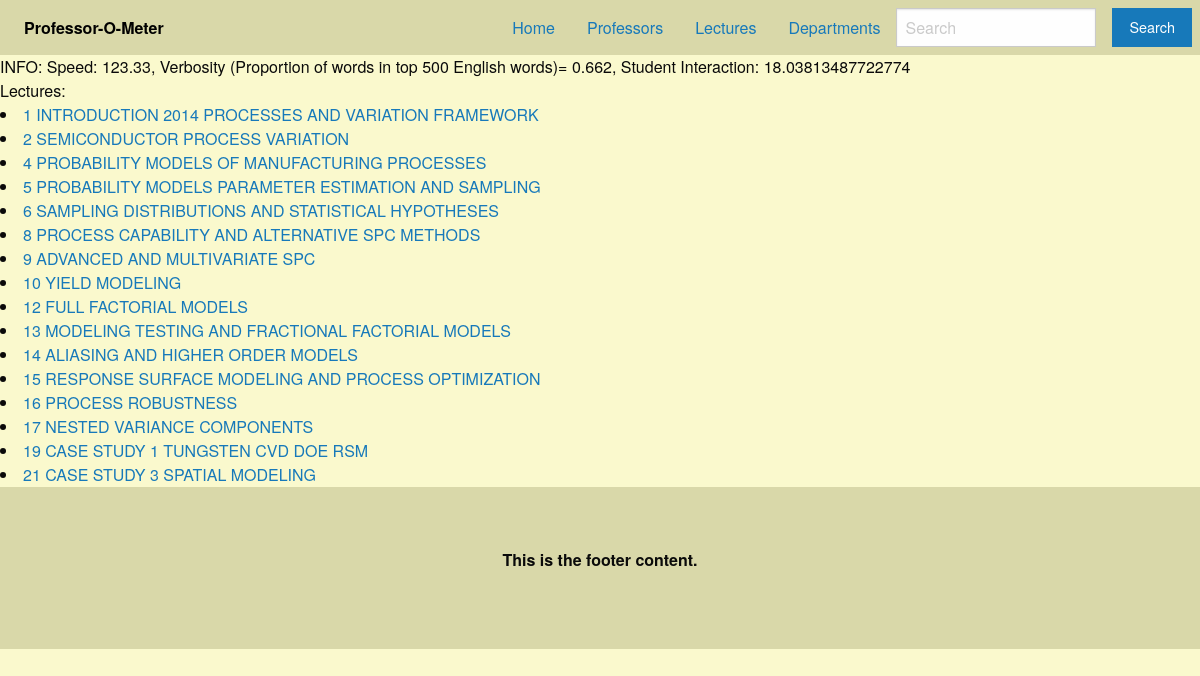
The app's page /prof/1 with its own data.
### tables this page shows
CREATE TABLE Professor(professor_id int primary key, professor text, speed int, vocabulary int, stu_interact int);

CREATE TABLE Lectures(Lecture_id int primary key, course_title text, lecture_title text, professor_id int, topic text, speed int, vocabulary int);

### app/__init__.py (the view)
@app.route("/prof/<prof_id>", methods=["GET"])
def prof_info(prof_id):
    prof_lectures = get_lectures_from_prof_id(prof_id)
    info = get_professor_info(prof_id)
    s=info[2] # Speed
    v=info[3] # vocab
    i=info[4] # student interaction
    return render_template("prof_info.html", ID=prof_id, LECTURES=prof_lectures, SPEED=s, VOCAB=v, INTERACTION=i)

### app/db.py (called while the page is built)
def get_professor_info(ID):
    c = db.cursor()
    c.execute("select * from Professor where (professor_id = ?)", (ID,))
    data = c.fetchall()
    c.close()
    if data == None :
        return []
    return data[0]

def get_lectures_from_prof_id(ID):
    c = db.cursor()
    c.execute("select Lecture_id,lecture_title from Lectures where (professor_id = ?)", (ID,))
    data = c.fetchall()
    c.close()
    if data == None :
        return []
    Titles = [[Title[0], Title[1]] for Title in data]
    return Titles

### app/templates/prof_info.html (shortened to what this page needs)
<!DOCTYPE html>
<html lang="en">
<head>
    <link rel="stylesheet" href="https://cdn.jsdelivr.net/npm/foundation-sites@6.7.5/dist/css/foundation.min.css">
    <link rel="stylesheet" href="static/css/stylesheet.css">
</head>
<body>
    <nav id="navbar" class="top-bar" data-topbar role="navigation">
      <div id="navbar" class="top-bar-left">
          <ul id="navbar" class="dropdown menu" data-responsive-menu="drilldown medium-dropdown">
          <li id="menu-text" class="menu-text">Professor-O-Meter</li>
          </ul>
      </div>
      <div id="navbar" class="top-bar-right">
          <ul id="navbar" class="dropdown menu" data-responsive-menu="drilldown medium-dropdown">
          <li><a href="/">Home</a></li>
          <li><a href="/professor">Professors</a></li>
          <li><a href="/lecture">Lectures</a></li>
          <li><a href="/departments">Departments</a></li>
          <ul class="menu">
              <li><form id="navbar" action="/result" class="search-form">
                  <input type="search" placeholder="Search" name="search"></li>
                  <li><button id="search_button" type="submit" class="button">Search</button>
              </form></li>
              </ul>
          </div>
      </nav>
    INFO: Speed: {{SPEED}}, Verbosity (Proportion of words in top 500 English words)= {{VOCAB}}, Student Interaction: {{INTERACTION}} <br>
    Lectures:
    {% for lecture in LECTURES %}
    <li><a href = {{ url_for( 'lecture_info' ,lecture_id = lecture[0])}}>
        {{lecture[1]}}
    </a></li>
    {% endfor %}
    <footer class="footer">
      <div class="grid-container">
          <div class="grid-x grid-padding-x">
          <div class="cell small-12">
              <p>This is the footer content.</p>
          </div>
          </div>
      </div>
  </footer>
</body>
</html>

### app/static/css/stylesheet.css (style rules this page uses)
#navbar { background-color: #d9d8a9; align-items: center; }
#menu-text { color: black }
.footer { background-color: #d9d8a9; padding: 60px; text-align: center; font-weight: bold; }
body { background-color: #faf9cd; }

### app/templates/prof_info.html (style rules this page uses)
#navbar { background-color: #d9d8a9; align-items: center; }
#menu-text { color: black }
.footer { background-color: #d9d8a9; padding: 60px; text-align: center; font-weight: bold; }
body { background-color: #faf9cd; }

### records on screen
Professor: speed "123.33", vocabulary "0.662", stu_interact "18.03813487722774"
Lectures: lecture_title "1 INTRODUCTION 2014 PROCESSES AND VARIATION FRAMEWORK"
Lectures: lecture_title "2 SEMICONDUCTOR PROCESS VARIATION"
Lectures: lecture_title "4 PROBABILITY MODELS OF MANUFACTURING PROCESSES"
Lectures: lecture_title "5 PROBABILITY MODELS PARAMETER ESTIMATION AND SAMPLING"
Lectures: lecture_title "6 SAMPLING DISTRIBUTIONS AND STATISTICAL HYPOTHESES"
Lectures: lecture_title "8 PROCESS CAPABILITY AND ALTERNATIVE SPC METHODS"
Lectures: lecture_title "9 ADVANCED AND MULTIVARIATE SPC"
Lectures: lecture_title "10 YIELD MODELING"
Lectures: lecture_title "12 FULL FACTORIAL MODELS"
Lectures: lecture_title "13 MODELING TESTING AND FRACTIONAL FACTORIAL MODELS"
Lectures: lecture_title "14 ALIASING AND HIGHER ORDER MODELS"
Lectures: lecture_title "15 RESPONSE SURFACE MODELING AND PROCESS OPTIMIZATION"
Lectures: lecture_title "16 PROCESS ROBUSTNESS"
Lectures: lecture_title "17 NESTED VARIANCE COMPONENTS"
Lectures: lecture_title "19 CASE STUDY 1 TUNGSTEN CVD DOE RSM"
Lectures: lecture_title "21 CASE STUDY 3 SPATIAL MODELING"
